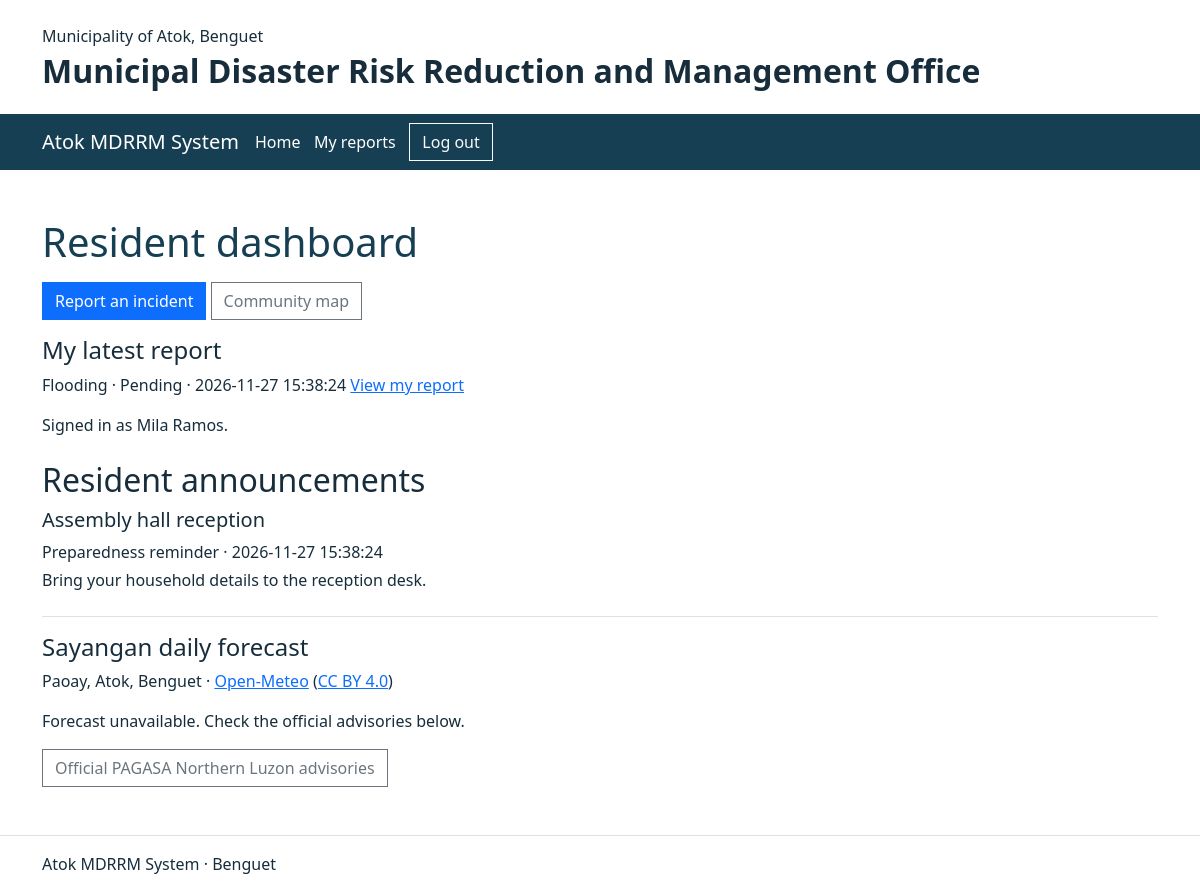
The page /dashboard/resident.php (signed in) on the database its author committed.
### tables this page shows
CREATE TABLE incidents (
    latitude DECIMAL(10,7),
    longitude DECIMAL(10,7),
    id INT UNSIGNED AUTO_INCREMENT PRIMARY KEY,
    submitted_by INT UNSIGNED NOT NULL,
    source ENUM('Resident','Phone','Walk-in') NOT NULL,
    contact_name VARCHAR(100) NOT NULL,
    contact_phone VARCHAR(13) NOT NULL,
    incident_type VARCHAR(30) NOT NULL,
    barangay VARCHAR(40) NULL,
    location VARCHAR(255) NOT NULL,
    description TEXT NOT NULL,
    status VARCHAR(20) NOT NULL DEFAULT 'Pending',
    reported_at TIMESTAMP NOT NULL DEFAULT CURRENT_TIMESTAMP,
    FOREIGN KEY (submitted_by) REFERENCES accounts(id)
);

CREATE TABLE accounts (
    id INT UNSIGNED AUTO_INCREMENT PRIMARY KEY,
    full_name VARCHAR(100) NOT NULL,
    email VARCHAR(254) NOT NULL UNIQUE,
    password_hash VARCHAR(255) NOT NULL,
    phone VARCHAR(13) NULL,
    role ENUM('staff','resident') NOT NULL,
    active BOOLEAN NOT NULL DEFAULT TRUE,
    must_change BOOLEAN NOT NULL DEFAULT TRUE,
    session_version INT UNSIGNED NOT NULL DEFAULT 1
);

CREATE TABLE announcements (
    id INT UNSIGNED AUTO_INCREMENT PRIMARY KEY,
    title VARCHAR(150) NOT NULL,
    category ENUM('Disaster advisory','Evacuation instructions','Emergency announcement','Preparedness reminder') NOT NULL,
    message TEXT NOT NULL,
    status ENUM('Draft','Published','Withdrawn') NOT NULL DEFAULT 'Draft',
    revision INT UNSIGNED NOT NULL DEFAULT 1,
    show_on_login BOOLEAN NOT NULL DEFAULT FALSE,
    published_at DATETIME DEFAULT NULL,
    INDEX (status, published_at, id)
);

### includes/session.php (called while the page is built, shortened)
<?php
require_once __DIR__ . '/../config.php';
if (isset($_SESSION['user_id'])) {
    $query = $pdo->prepare('SELECT id, full_name, role, active, must_change, session_version FROM accounts WHERE id=?');
    $query->execute([$_SESSION['user_id']]);
    $user = $query->fetch();
}

### dashboard/resident.php (the view, shortened to what this page needs)
<?php
require __DIR__ . '/../includes/session.php';
require __DIR__ . '/../includes/header.php';
?>
<h1>Resident dashboard</h1>
<a class="btn btn-primary" href="../incidents/add.php">Report an incident</a>
<a class="btn btn-outline-secondary" href="../map/index.php">Community map</a>
<h2 class="h4 mt-3">My latest report</h2>
<?php
$query = $pdo->prepare("SELECT id,incident_type,status,reported_at FROM incidents
    WHERE submitted_by=? AND source='Resident' ORDER BY reported_at DESC,id DESC LIMIT 1");
$query->execute([$user['id']]);
$report = $query->fetch();
?>
<?php if ($report): ?>
    <p><?= htmlspecialchars($report['incident_type'].' · '.$report['status'].' · '.$report['reported_at']) ?>
        <a href="../incidents/view.php?id=<?= (int)$report['id'] ?>">View my report</a>
    </p>
<?php else: ?>
    <p>You have no incident reports yet.</p>
<?php endif; ?>
<p>Signed in as <?= htmlspecialchars($user['full_name']) ?>.</p>
<?php
$total = (int)$pdo->query("SELECT COUNT(*) FROM announcements WHERE status='Published'")->fetchColumn();
$pages = max(1, (int)ceil($total / 5));
$page = min($pages, max(1, (int)filter_input(INPUT_GET, 'page', FILTER_VALIDATE_INT)));
$offset = ($page - 1) * 5;
$notices = $pdo->query("SELECT title,category,message,published_at FROM announcements WHERE status='Published' ORDER BY published_at DESC,id DESC LIMIT 5 OFFSET $offset")->fetchAll();
?>
<?php if ($notices): ?>
    <section class="mt-4" aria-labelledby="notices">
        <h2 id="notices">Resident announcements</h2>
        <?php foreach ($notices as $notice): ?>
            <article class="mb-3">
                <h3 class="h5"><?= htmlspecialchars($notice['title']) ?></h3>
                <p class="mb-1"><?= htmlspecialchars($notice['category']) ?> · <?= htmlspecialchars($notice['published_at']) ?></p>
                <p><?= nl2br(htmlspecialchars($notice['message'])) ?></p>
            </article>
        <?php endforeach; ?>
    </section>
<?php else: ?>
    <p>No published announcements.</p>
<?php endif; ?>
<?php require __DIR__ . '/../includes/weather.php'; ?>
<?php require __DIR__ . '/../includes/footer.php'; ?>

### assets/css/site.css (style rules this page uses)
body { color: #172d3b; }
.navbar-toggler, .btn, .form-control, .form-select { border-radius: 0; }
main > p { max-width: 65ch; }
main h1 { color: #173f54; margin-bottom: 1rem; }

### rows shown on the page
incidents: incident_type+status+reported_at "Flooding · Pending · 2026-11-27 15:38:24"
accounts: full_name "Mila Ramos"
announcements: title "Assembly hall reception", category "Preparedness reminder", published_at "2026-11-27 15:38:24", message "Bring your household details to the reception desk."
